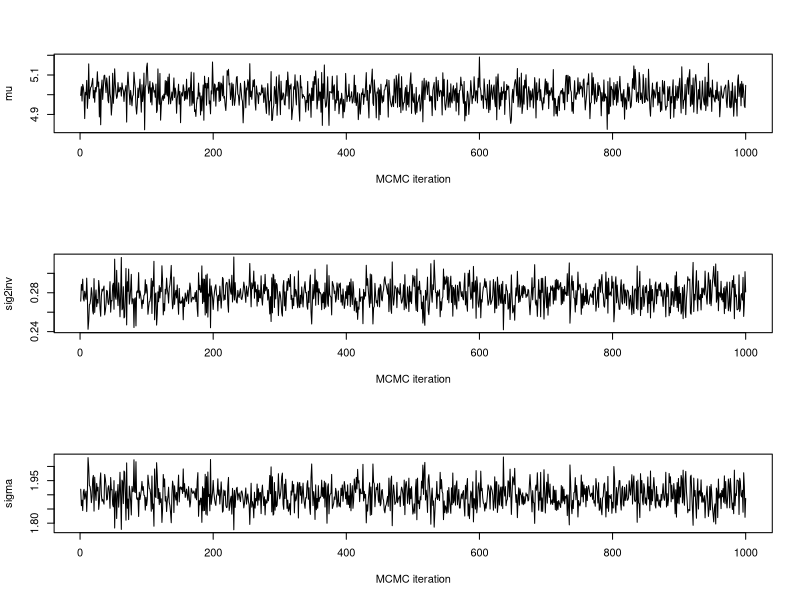
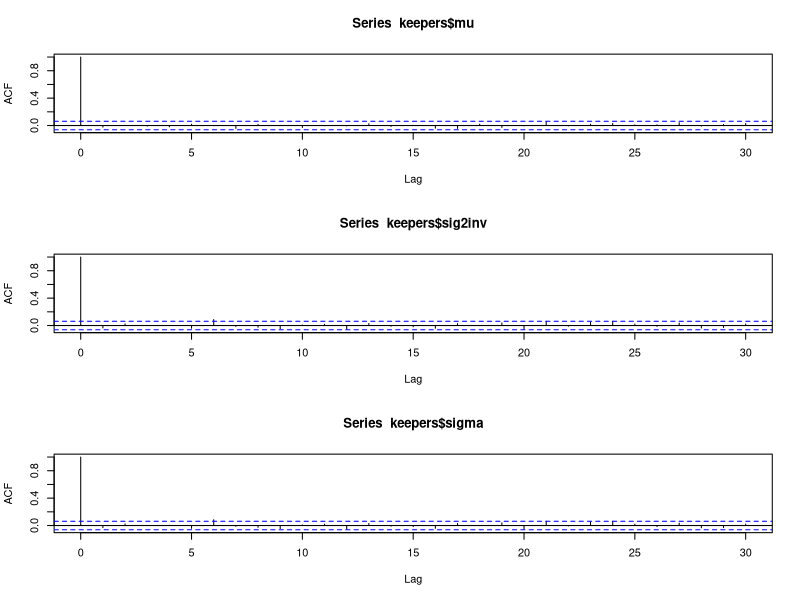
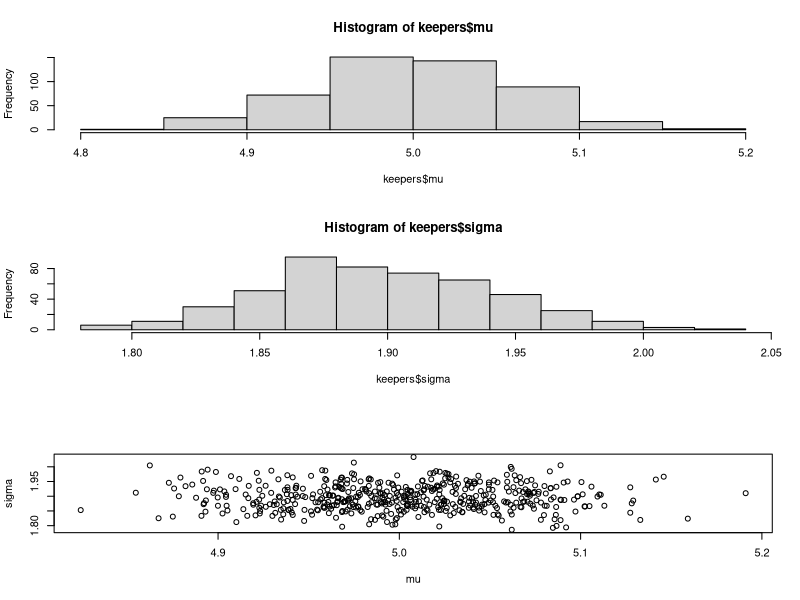
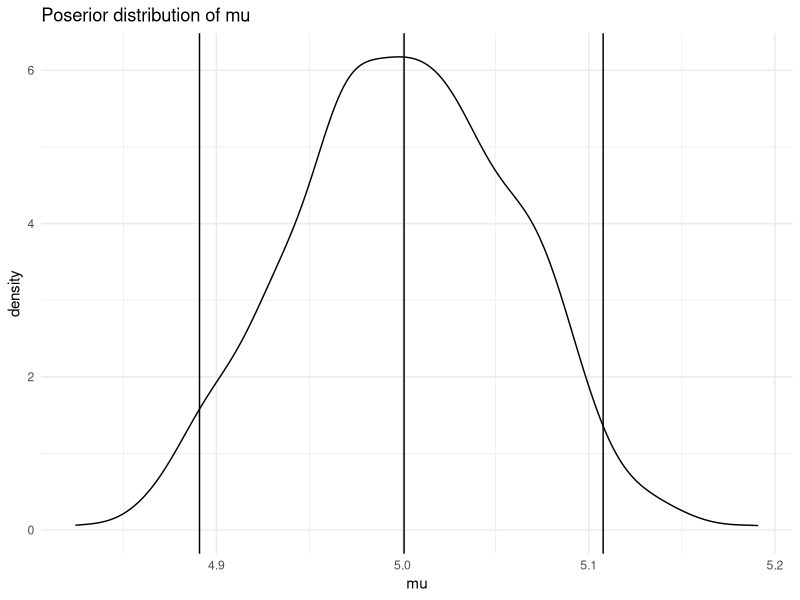
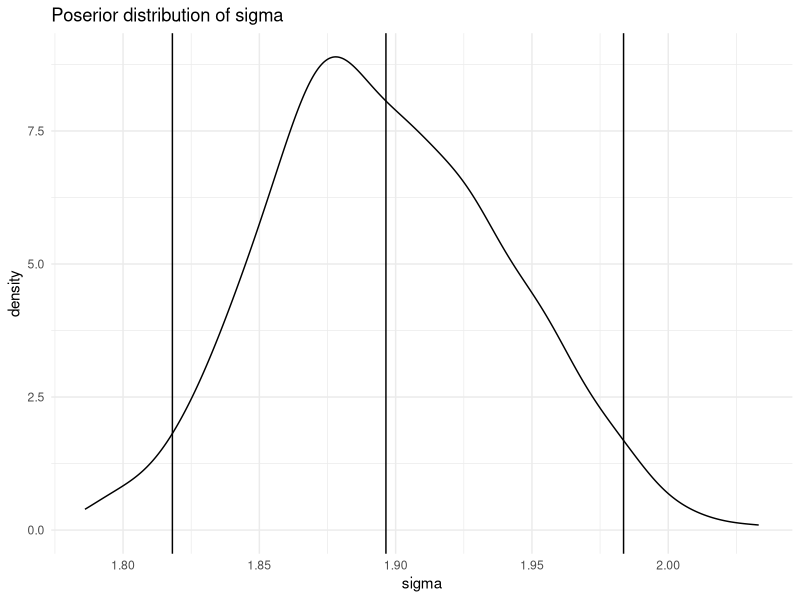
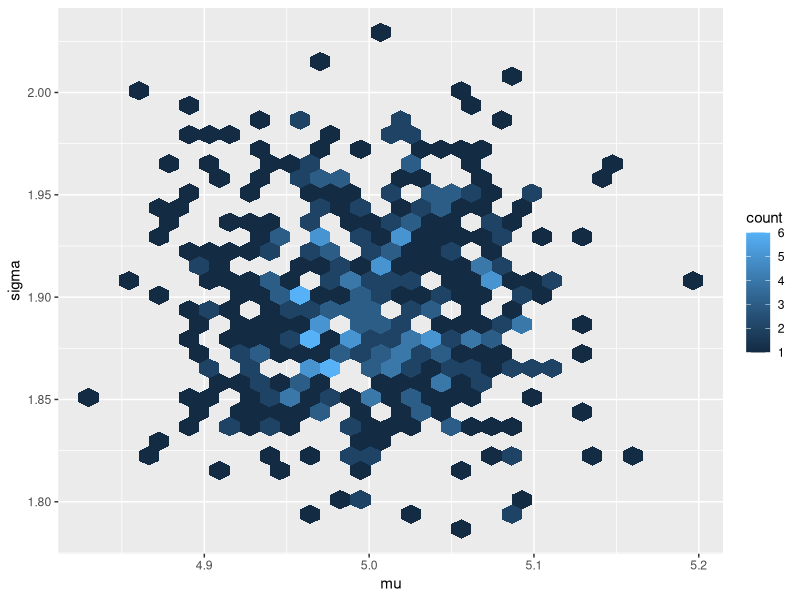
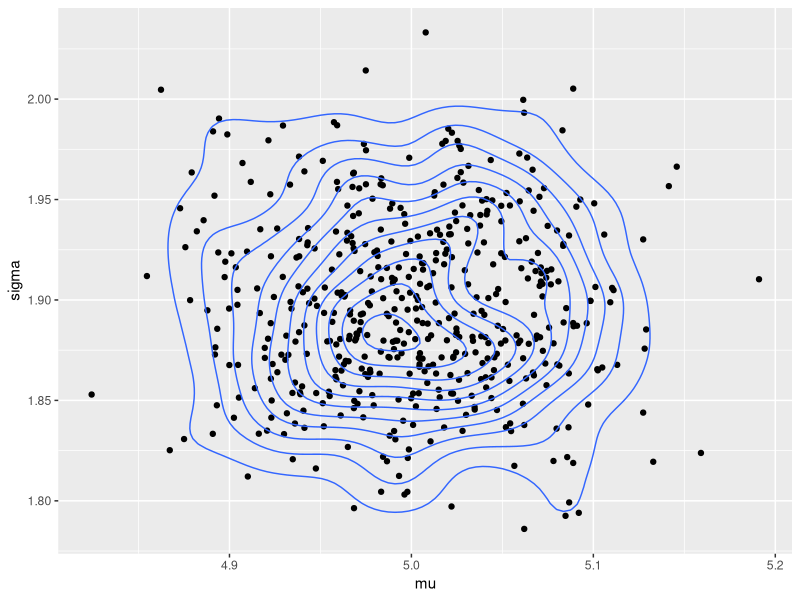

The R script that drew these images, in order:
library(tidyverse)
set.seed(5106)

#simulate data
y <- rnorm(1000,5,2)
n <- length(y)
sumy <- sum(y)

# set priors
mu0 <- 0
tau2inv <- 1/10^2
alpha <- beta <- 1/2

# starting values
mu <- 0
sig2inv <- 1

R <- 1000

# place to store results
keepers <- data.frame(mu = rep(NA,R),
                   sig2inv = rep(NA,R))




# MCMC
for(s in 1:R){

  mu <- rnorm(1,
              (sig2inv*sumy + tau2inv*mu0)/(sig2inv*n + tau2inv),
              1/sqrt(sig2inv*n + tau2inv)
              )

  sig2inv <- rgamma(1,
                    alpha + n/2,
                    beta + sum((y-mu)^2)/2)

  keepers[s,] <- c(mu,sig2inv)
}

head(keepers)


# transform posterior
keepers$sigma <- 1/sqrt(keepers$sig2inv)

head(keepers)

#-----------------------------#
# diagnostics
#-----------------------------#

# trace plots
par(mfrow=c(3,1))
plot(keepers$mu, type="l", ylab="mu", xlab="MCMC iteration")
plot(keepers$sig2inv, type="l", ylab="sig2inv", xlab="MCMC iteration")
plot(keepers$sigma, type="l", ylab="sigma", xlab="MCMC iteration")

# acf plots
par(mfrow=c(3,1))
acf(keepers$mu)
acf(keepers$sig2inv)
acf(keepers$sigma)


#-----------------------------#
# summarize the posterior
#-----------------------------#


# discard first half for burn-in
keepers <- keepers[(R/2+1):R,]

# summarize posterior
mu_summary <- c(mean(keepers$mu),
  sd(keepers$mu),
  quantile(keepers$mu, 0.025),
  quantile(keepers$mu, 0.975))

sigma_summary <- c(mean(keepers$sigma),
  sd(keepers$sigma),
  quantile(keepers$sigma, 0.025),
  quantile(keepers$sigma, 0.975))

summary <- rbind(mu_summary,
      sigma_summary)

row.names(summary) <- c("mu","sigma")
colnames(summary) <- c("mean","sd","lower","upper")
round(summary,2)


#-----------------------------#
# visualize the posterior
#-----------------------------#

# plot posterior
par(mfrow=c(3,1))
hist(keepers$mu)
hist(keepers$sigma)
plot(sigma~mu, data=keepers)



ggplot(keepers, aes(x=mu)) +
  geom_density() +
  geom_vline(xintercept=quantile(keepers$mu,c(0.025,0.975))) +
  geom_vline(xintercept=mean(keepers$mu)) +
  ggtitle("Poserior distribution of mu") +
  theme_minimal()

ggplot(keepers, aes(x=sigma)) +
  geom_density() +
  geom_vline(xintercept=quantile(keepers$sigma,c(0.025,0.975))) +
  geom_vline(xintercept=mean(keepers$sigma)) +
  ggtitle("Poserior distribution of sigma") +
  theme_minimal()

ggplot(keepers, aes(x=mu, y=sigma)) +
  geom_hex()

ggplot(keepers, aes(x=mu, y=sigma)) +
  geom_point() +
  geom_density_2d()






